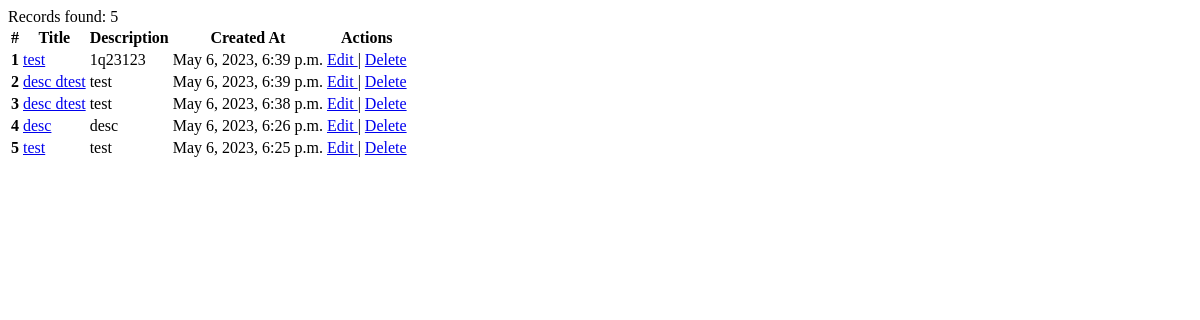
Page /todo-list-grid/ (signed in) on the earlier database version.
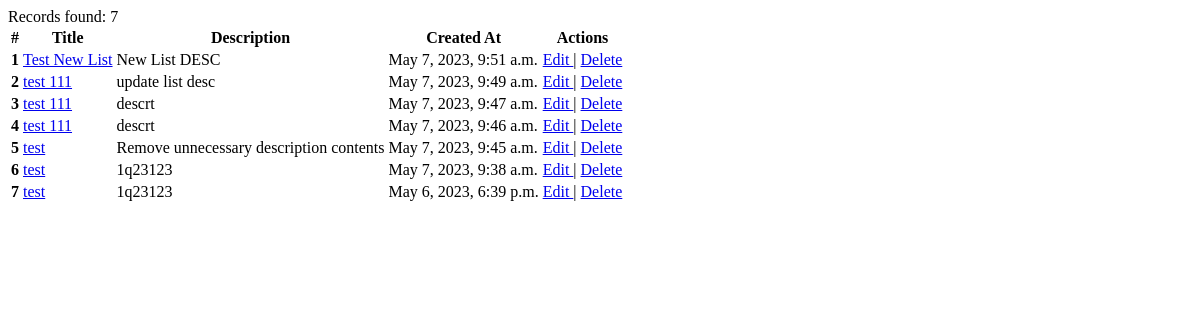
Same page on the later database version.
### ToDoList/models.py (models this page shows, shortened)
class ToDoList(models.Model):
    title = models.CharField(max_length=50)
    description = models.CharField(max_length=200)
    created_at = models.DateTimeField(auto_now_add=True)
    created_by = models.ForeignKey(User, on_delete=models.SET_NULL, null=True)

### ToDoList/views.py (the view)
# urls.py: path('todo-list-grid/', views.grid_content, name='list-grid')
@login_required(login_url='login')
def grid_content(request):
    listobj = ToDoList.objects.all().order_by('-id') .filter(Q(created_by = request.user))
    count = listobj.count
    context = {
        'listobj' : listobj,
        'count': count
    }
    return render(request, 'ToDoList/partials/_grid.html', context)

### ToDoList/templates/ToDoList/partials/_grid.html
    <section class="py-5">
        <div class="container">
            <div> Records found: {{count}}</div>
            <table class="table table-bordered" aria-label="todo-list">
                <thead class="thead-dark">
                  <tr>
                    <th scope="col">#</th>
                    <th scope="col">Title</th>
                    <th scope="col">Description</th>
                    <th scope="col">Created At</th>
                    <th scope="col">Actions</th>
                  </tr>
                </thead>
                <tbody>
                {% if listobj %}
                {% for obj in listobj %}
                  <tr>
                    <th scope="row">{{forloop.counter}}</th>
                    <td><a href="{% url 'todo-item' obj.id %}">{{obj.title}}</a></td>
                    <td>{{obj.description}}</td>
                    <td>{{ obj.created_at}}</td>
                    <td>
                        <a href="{% url 'edit-list' obj.id %}"> Edit </a> |
                        <a href="#" onclick="confirm_delete('{{obj.id}}')">Delete</a>
                    </td>
                  </tr>
                  {% endfor %}
                  {% else %}
                  <tr> <td colspan="4" class="text-center"> No items found </td></tr>
                  {% endif %}
                </tbody>
              </table>
        </div>
    </section>

Differences in the rows shown:
removed ToDoList: title "desc dtest", description "test", created_at "May 6, 2023, 6:39 p.m."
removed ToDoList: title "desc dtest", description "test", created_at "May 6, 2023, 6:38 p.m."
removed ToDoList: title "desc", description "desc", created_at "May 6, 2023, 6:26 p.m."
removed ToDoList: title "test", description "test", created_at "May 6, 2023, 6:25 p.m."
added ToDoList: title "Test New List", description "New List DESC", created_at "May 7, 2023, 9:51 a.m."
added ToDoList: title "test 111", description "update list desc", created_at "May 7, 2023, 9:49 a.m."
added ToDoList: title "test 111", description "descrt", created_at "May 7, 2023, 9:47 a.m."
added ToDoList: title "test 111", description "descrt", created_at "May 7, 2023, 9:46 a.m."
added ToDoList: title "test", description "Remove unnecessary description contents", created_at "May 7, 2023, 9:45 a.m."
added ToDoList: title "test", description "1q23123", created_at "May 7, 2023, 9:38 a.m."
Other differences:
{{ count }}: "5" → "7"
